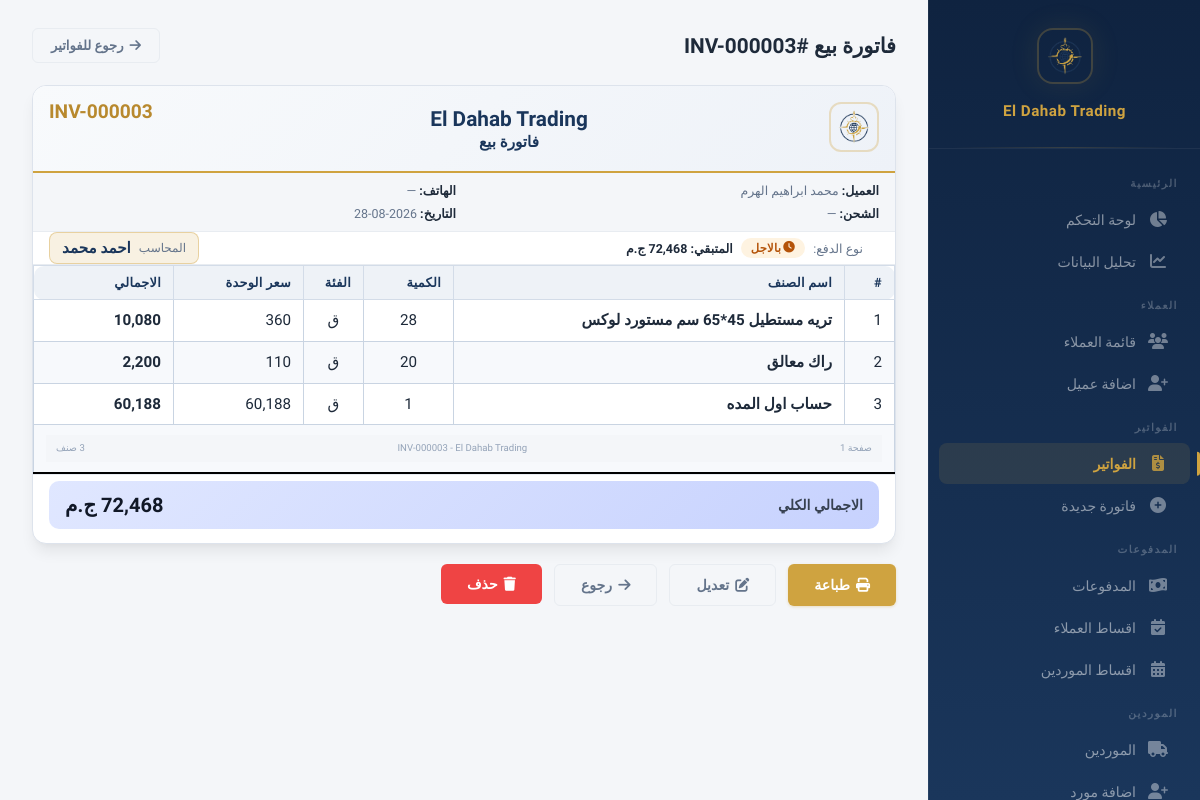
The page /invoices/3 (signed in) on the database its author committed.
### models.py (models this page shows, shortened)
class Invoice(db.Model):
    __tablename__ = 'invoices'
    id = db.Column(db.Integer, primary_key=True)
    invoice_number = db.Column(db.String(50), unique=True, nullable=False)
    customer_id = db.Column(db.Integer, db.ForeignKey('customers.id'), nullable=False)
    shipping_company = db.Column(db.String(200))
    total = db.Column(db.Float, default=0)
    discount = db.Column(db.Float, default=0)
    payment_type = db.Column(db.String(20), default='cash')
    paid_amount = db.Column(db.Float, default=0)
    remaining = db.Column(db.Float, default=0)
    date = db.Column(db.DateTime, default=datetime.utcnow)
    is_returned = db.Column(db.Boolean, default=False)
    show_balance = db.Column(db.Boolean, default=False)
    payment_method = db.Column(db.String(20), default='cash')
    receipt_image = db.Column(db.String(200))
    created_by = db.Column(db.Integer, db.ForeignKey('users.id'))
    creator = db.relationship('User', foreign_keys=[created_by])
    modified_by = db.Column(db.Integer, db.ForeignKey('users.id'))
    modifier = db.relationship('User', foreign_keys=[modified_by])
    previous_due = db.Column(db.Float, default=0)
    balance_after = db.Column(db.Float, default=0)
    notes = db.Column(db.Text)
    items = db.relationship('InvoiceItem', backref='invoice', lazy=True, cascade='all, delete-orphan')
    returns = db.relationship('Return', backref='invoice', lazy=True)
    payments = db.relationship('Payment', backref='invoice', lazy=True)

class Customer(db.Model):
    __tablename__ = 'customers'
    id = db.Column(db.Integer, primary_key=True)
    name = db.Column(db.String(200), nullable=False)
    phone = db.Column(db.String(50))
    address = db.Column(db.Text)
    account_type = db.Column(db.String(50), nullable=False, default='sales')
    notes = db.Column(db.Text)
    created_at = db.Column(db.DateTime, default=datetime.utcnow)
    invoices = db.relationship('Invoice', backref='customer', lazy=True)
    payments = db.relationship('Payment', backref='customer', lazy=True)
    returns = db.relationship('Return', backref='customer', lazy=True)
    installment_plans = db.relationship('InstallmentPlan', backref='customer', lazy=True)
    def total_invoiced(self):
        return sum((inv.total or 0) - (inv.discount or 0) for inv in self.invoices if not inv.is_returned)
    def total_paid(self):
        sum_payments = sum(p.amount for p in self.payments)
        sum_inst = sum(ip.amount for ip in InstallmentPayment.query.filter(
            InstallmentPayment.plan_id.in_([pl.id for pl in self.installment_plans])
        ).all())
        sum_inv_paid = sum(
            (inv.paid_amount or 0)
            for inv in self.invoices
            if not inv.is_returned and not inv.payments
        )
        return sum_payments + sum_inst + sum_inv_paid
    def total_returns(self):
        return sum(r.total_amount for r in self.returns)
    def balance(self):
        return self.total_invoiced() - self.total_paid() - self.total_returns()

class User(db.Model):
    __tablename__ = 'users'
    id = db.Column(db.Integer, primary_key=True)
    username = db.Column(db.String(80), unique=True, nullable=False)
    password_hash = db.Column(db.String(256), nullable=False)
    full_name = db.Column(db.String(200))
    is_admin = db.Column(db.Boolean, default=False)
    is_active = db.Column(db.Boolean, default=True)
    created_at = db.Column(db.DateTime, default=datetime.utcnow)
    last_login = db.Column(db.DateTime)
    permissions = db.relationship('UserPermission', backref='user', lazy=True, cascade='all, delete-orphan')
    def has_permission(self, page):
        if self.is_admin:
            return True
        return any(p.page == page for p in self.permissions)

class InvoiceItem(db.Model):
    __tablename__ = 'invoice_items'
    id = db.Column(db.Integer, primary_key=True)
    invoice_id = db.Column(db.Integer, db.ForeignKey('invoices.id'), nullable=False)
    item_name = db.Column(db.String(300), nullable=False)
    unit_type = db.Column(db.String(10), nullable=False, default='ق')
    quantity = db.Column(db.Float, nullable=False, default=0)
    unit_price = db.Column(db.Float, nullable=False, default=0)
    total = db.Column(db.Float, nullable=False, default=0)

### app.py (the view)
@app.route('/invoices/<int:invoice_id>')
@login_required
def invoice_view(invoice_id):
    inv = Invoice.query.get_or_404(invoice_id)
    installment_plan = InstallmentPlan.query.filter_by(invoice_id=inv.id).first()
    installments = installment_plan.installments if installment_plan else []
    installment_payments = installment_plan.payments if installment_plan else []
    cust = inv.customer
    customer_payments = _invoice_window_payments(inv)
    cust_total_paid = sum(p.amount or 0 for p in customer_payments)
    cust_balance = cust.balance()
    prev_saved = inv.previous_due if inv.previous_due is not None else 0
    after_saved = inv.balance_after if inv.balance_after is not None else 0
    return render_template('invoice_view.html', invoice=inv,
        installment_plan=installment_plan, installments=installments,
        installment_payments=installment_payments, PAYMENT_TYPES=PAYMENT_TYPES,
        previous_dues=max(0, prev_saved), balance_after=max(0, after_saved),
        customer_payments=customer_payments,
        cust_total_paid=round(cust_total_paid, 2),
        cust_balance=round(cust_balance, 2))

### templates/invoice_view.html (shortened to what this page needs)
{% extends "base.html" %}
{% block content %}
<div class="page-header">
    <h1 style="font-size:1.3rem;font-weight:700;color:var(--text);">فاتورة بيع #{{ invoice.invoice_number }}</h1>
    <a href="{{ url_for('invoices_list') }}" class="btn btn-outline"><i class="fas fa-arrow-right"></i> رجوع للفواتير</a>
</div>
<div class="invoice-print" id="printArea">
    <div class="invoice-print-header compact-header">
        <div>
            <img src="{{ url_for('static', filename='logo.png') }}" alt="Logo" class="compact-logo">
        </div>
        <div style="text-align:center;">
            <div class="company-name">El Dahab Trading</div>
            <div style="font-size:0.95rem;font-weight:700;color:var(--navy);margin-top:2px;">فاتورة بيع</div>
        </div>
        <div style="text-align:left;display:flex;flex-direction:column;align-items:flex-end;gap:4px;">
            <div style="font-size:1.2rem;font-weight:900;color:var(--gold-dark);">{{ invoice.invoice_number }}</div>
            <svg id="invoiceBarcode" style="max-width:140px;height:30px;"></svg>
        </div>
    </div>
    <div class="invoice-info compact-info">
        <div><strong>العميل:</strong> {{ invoice.customer.name }}</div>
        <div><strong>الهاتف:</strong> {{ invoice.customer.phone or '—' }}</div>
        <div><strong>الشحن:</strong> {{ invoice.shipping_company or '—' }}</div>
        <div><strong>التاريخ:</strong> {{ invoice.date.strftime('%Y-%m-%d') }}</div>
    </div>
    <div class="invoice-meta-row">
        <div class="compact-payment-bar" style="border-bottom:none;flex:1;">
            <span style="font-size:0.78rem;color:var(--text-secondary);">نوع الدفع:</span>
            {% if invoice.payment_type == 'cash' %}
            <span class="badge badge-success"><i class="fas fa-money-bill" style="margin-left:2px;"></i> نقداً</span>
            {% elif invoice.payment_type == 'credit' %}
            <span class="badge badge-warning" style="background:rgba(245,158,11,0.12);color:#b45309;"><i class="fas fa-clock" style="margin-left:2px;"></i> بالاجل</span>
            <span style="font-size:0.78rem;font-weight:700;">المتبقي: {{ "{:,.0f}".format(invoice.remaining or 0) }} ج.م</span>
            {% elif invoice.payment_type == 'installment' %}
            <span class="badge badge-info"><i class="fas fa-calendar-check" style="margin-left:2px;"></i> تقسيط</span>
            <span style="font-size:0.78rem;">المقدم: {{ "{:,.0f}".format(invoice.paid_amount or 0) }} ج.م | المتبقي: {{ "{:,.0f}".format(invoice.remaining or 0) }} ج.م</span>
            {% endif %}
            {% set inv_images = parse_images(invoice.receipt_image) %}
        </div>
        <div class="accountant-box">
            {% set shown_name = (invoice.modifier.full_name or invoice.modifier.username) if invoice.modifier else ((invoice.creator.full_name or invoice.creator.username) if invoice.creator else '—') %}
            <span class="accountant-label">المحاسب</span>
            <span class="accountant-name">{{ shown_name }}</span>
        </div>
    </div>
    <div class="invoice-items-area">
        <table class="compact-table invoice-items-table">
            <thead>
                <tr>
                    <th style="width:50px;">#</th>
                    <th>اسم الصنف</th>
                    <th style="width:90px;">الكمية</th>
                    <th style="width:60px;">الفئة</th>
                    <th style="width:130px;">سعر الوحدة</th>
                    <th style="width:140px;">الاجمالي</th>
                </tr>
            </thead>
            <tbody>
                {% for item in invoice.items %}
                <tr class="{% if loop.index % 20 == 0 and not loop.last %}page-break-row{% endif %}">
                    <td class="item-cell">{{ loop.index }}</td>
                    <td class="item-cell" style="font-weight:700;">{{ item.item_name }}</td>
                    <td class="item-cell" style="text-align:center;">{{ item.quantity|qty }}</td>
                    <td class="item-cell" style="text-align:center;">{{ item.unit_type or 'ق' }}</td>
                    <td class="item-cell">{{ "{:,.0f}".format(item.unit_price or 0) }}</td>
                    <td class="item-cell" style="font-weight:800;">{{ "{:,.0f}".format(item.total or 0) }}</td>
                </tr>
                {% endfor %}
                {% if invoice.items|length > 0 %}
                <tr class="invoice-page-footer">
                    <td colspan="6">
                        <div class="page-footer-inner">
                            <span>صفحة 1</span>
                            <span>{{ invoice.invoice_number }} - El Dahab Trading</span>
                            <span>{{ invoice.items|length }} صنف</span>
                        </div>
                    </td>
                </tr>
                {% endif %}
            </tbody>
        </table>
    </div>
    <div style="padding:0 16px 14px;">
        {% set inv_net = (invoice.total or 0) - (invoice.discount or 0) %}
        {% set show_bal = invoice.show_balance and (previous_dues > 0 or balance_after > 0) %}
        {% set shown_name = (invoice.modifier.full_name or invoice.modifier.username) if invoice.modifier else ((invoice.creator.full_name or invoice.creator.username) if invoice.creator else '—') %}
        <div class="totals-row">
            {% if show_bal %}
            <div class="grand-total compact-total total-box total-dues">
                <span class="total-label"><i class="fas fa-clock-rotate-left" style="margin-left:4px;"></i> آخر المستحقات</span>
                <span class="total-value">{{ "{:,.0f}".format(previous_dues) }} ج.م</span>
            </div>
            <div class="grand-total compact-total total-box total-invoice">
                <span class="total-label">إجمالي الفاتورة</span>
                <span class="total-value">{{ "{:,.0f}".format(inv_net) }} ج.م</span>
            </div>
            <div class="grand-total compact-total total-box total-invoice total-paid">
                <span class="total-label">مقدم الدفع</span>
                <span class="total-value">{{ "{:,.0f}".format(invoice.paid_amount or 0) }} ج.م</span>
            </div>
            <div class="grand-total compact-total total-box total-grand">
                <span class="total-label"><i class="fas fa-exclamation-triangle" style="margin-left:4px;"></i> إجمالي المستحقات</span>
                <span class="total-value">{{ "{:,.0f}".format(balance_after) }} ج.م</span>
            </div>
            {% else %}
            <div class="grand-total compact-total total-box total-invoice">
                <span class="total-label">الاجمالي الكلي</span>
                <span class="total-value">{{ "{:,.0f}".format(inv_net) }} ج.م</span>
            </div>
            {% endif %}
        </div>
    </div>
</div>
<div style="margin-top:20px;display:flex;gap:12px;" class="no-print">
    <button class="btn btn-gold btn-lg" onclick="window.print();"><i class="fas fa-print"></i> طباعة</button>
    <a href="{{ url_for('invoice_edit', invoice_id=invoice.id) }}" class="btn btn-outline btn-lg"><i class="fas fa-edit"></i> تعديل</a>
    <a href="{{ url_for('invoices_list') }}" class="btn btn-outline btn-lg"><i class="fas fa-arrow-right"></i> رجوع</a>
    <form method="POST" action="{{ url_for('invoice_delete', invoice_id=invoice.id) }}" style="display:inline;" onsubmit="return confirm('هل انت متاكد من حذف هذه الفاتورة؟');">
        <button type="submit" class="btn btn-danger btn-lg"><i class="fas fa-trash"></i> حذف</button>
    </form>
</div>
{% endblock %}

### rows shown on the page
Invoice: invoice_number "INV-000003", shipping_company "—", date "2026-08-28", remaining "72,468"
Customer: customer.name "محمد ابراهيم الهرم", customer "—"
User: full_name "احمد محمد"
InvoiceItem: item_name "تريه مستطيل 45*65 سم مستورد لوكس", quantity|qty "28", unit_type "ق", unit_price "360", total "10,080"
InvoiceItem: item_name "راك معالق", quantity|qty "20", unit_type "ق", unit_price "110", total "2,200"
InvoiceItem: item_name "حساب اول المده", quantity|qty "1", unit_type "ق", unit_price "60,188", total "60,188"

### other values the page prints
{{ "{:,.0f}".format(inv_net) }} "72,468"
